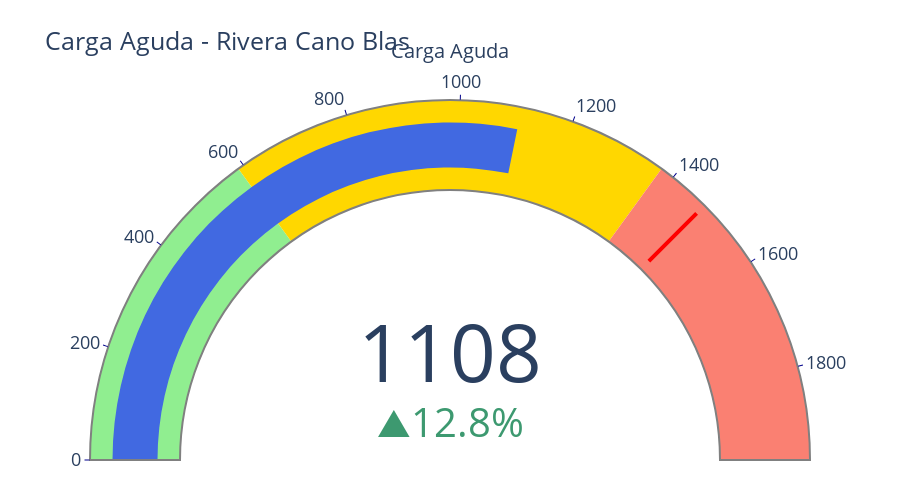

The notebook cell this image was saved under:
### Code cell
# Código simplificado para analizar carga de Mateo Cechi con gauge chart
import pandas as pd
import plotly.graph_objects as go
import numpy as np
import matplotlib.pyplot as plt

# 1. Seleccionar jugador y filtrar datos
jugador_seleccionado = "Rivera Cano Blas"
datos_jugador = df[df['Player Name'] == jugador_seleccionado].copy()

if not datos_jugador.empty:
    print(f"Se encontraron {len(datos_jugador)} registros para {jugador_seleccionado}")
    
    # 2. Preparar datos (convertir fechas y columnas numéricas)
    datos_jugador['Date'] = pd.to_datetime(datos_jugador['Date'], errors='coerce')
    
    # Columnas numéricas que necesitamos
    columnas_numericas = [
        'Distance (km)', 
        'Sprint Distance (m)', 
        'Top Speed (m/s)',
        'Accelerations Zone Count: 2 - 3 m/s/s',
        'Accelerations Zone Count: 3 - 4 m/s/s',
        'Accelerations Zone Count: > 4 m/s/s',
        'Deceleration Zone Count: 2 - 3 m/s/s',
        'Deceleration Zone Count: 3 - 4 m/s/s',
        'Deceleration Zone Count: > 4 m/s/s'
    ]
    
    # Convertir columnas a formato numérico
    for col in columnas_numericas:
        if col in datos_jugador.columns:
            # Reemplazar comas por puntos si es string
            if datos_jugador[col].dtype == 'object':
                datos_jugador[col] = datos_jugador[col].str.replace(',', '.', regex=True)
            # Convertir a numérico
            datos_jugador[col] = pd.to_numeric(datos_jugador[col], errors='coerce').fillna(0)
    
    # 3. Calcular carga diaria
    pesos = {
        'Distance (km)': 1.0,
        'Sprint Distance (m)': 0.02,
        'Top Speed (m/s)': 10.0,
        'Accelerations Zone Count: 2 - 3 m/s/s': 1.5,
        'Accelerations Zone Count: 3 - 4 m/s/s': 2.0,
        'Accelerations Zone Count: > 4 m/s/s': 2.5,
        'Deceleration Zone Count: 2 - 3 m/s/s': 1.5,
        'Deceleration Zone Count: 3 - 4 m/s/s': 2.0,
        'Deceleration Zone Count: > 4 m/s/s': 2.5
    }
    
    # Calcular carga diaria aplicando ponderaciones
    datos_jugador['Carga_Diaria'] = 0
    for var, peso in pesos.items():
        if var in datos_jugador.columns:
            datos_jugador['Carga_Diaria'] += datos_jugador[var] * peso
    
    # 4. Obtener últimas 7 sesiones
    datos_ultimos = datos_jugador.sort_values('Date', ascending=False).head(7)
    datos_ultimos = datos_ultimos.sort_values('Date')  # Ordenar cronológicamente para visualización
    
    # 5. Crear gauge chart (tacómetro) con Plotly
    # Calcular promedio de carga de las últimas 7 sesiones para el gauge
    carga_promedio = datos_ultimos['Carga_Diaria'].mean()
    
    # Determinar el valor máximo para la escala del gauge (200% del promedio o un valor fijo)
    max_gauge = max(carga_promedio * 2, datos_ultimos['Carga_Diaria'].max() * 1.2)
    
    # Crear figura con gauge chart
    fig = go.Figure()
    
    # Añadir el indicador gauge
    fig.add_trace(go.Indicator(
        mode="gauge+number+delta",
        value=datos_ultimos['Carga_Diaria'].iloc[-1],  # Valor más reciente
        title={'text': "Carga Aguda"},  # Título simplificado sin el nombre del jugador ni "Última sesión"
        delta={'reference': datos_ultimos['Carga_Diaria'].mean(), 'relative': True, 'valueformat': '.1%'},
        gauge={
            'axis': {'range': [0, max_gauge], 'tickwidth': 1, 'tickcolor': "darkblue"},
            'bar': {'color': "royalblue"},
            'bgcolor': "white",
            'borderwidth': 2,
            'bordercolor': "gray",
            'steps': [
                {'range': [0, max_gauge*0.3], 'color': 'lightgreen'},
                {'range': [max_gauge*0.3, max_gauge*0.7], 'color': 'gold'},
                {'range': [max_gauge*0.7, max_gauge], 'color': 'salmon'}
            ],
            'threshold': {
                'line': {'color': "red", 'width': 4},
                'thickness': 0.75,
                'value': carga_promedio * 1.5  # Umbral en 150% del promedio
            }
        }
    ))

    # Actualizar el layout para mostrar solo una vez el nombre del jugador en el título principal
    fig.update_layout(
        title=f"Carga Aguda - {jugador_seleccionado}",
        height=500,
        font=dict(size=18),
        margin=dict(l=40, r=40, t=100, b=40),
    )
    
    # Mostrar gráfico
    fig.show()
    
else:
    print(f"No se encontraron datos para el jugador {jugador_seleccionado}")

### Figure 1 — Plotly figure (JSON) as saved in the notebook; plotly's stock layout.template omitted (floating-point values rounded to 4 significant figures)
{"data": [{"delta": {"reference": 982.2, "relative": true, "valueformat": ".1%"}, "gauge": {"axis": {"range": [0, 1964.0], "tickcolor": "darkblue", "tickwidth": 1}, "bar": {"color": "royalblue"}, "bgcolor": "white", "bordercolor": "gray", "borderwidth": 2, "steps": [{"color": "lightgreen", "range": [0, 589.3]}, {"color": "gold", "range": [589.3, 1375.0]}, {"color": "salmon", "range": [1375.0, 1964.0]}], "threshold": {"line": {"color": "red", "width": 4}, "thickness": 0.75, "value": 1473.0}}, "mode": "gauge+number+delta", "title": {"text": "Carga Aguda"}, "type": "indicator", "value": 1108.0}], "layout": {"font": {"size": 18}, "height": 500, "margin": {"b": 40, "l": 40, "r": 40, "t": 100}, "title": {"text": "Carga Aguda - Rivera Cano Blas"}}}
